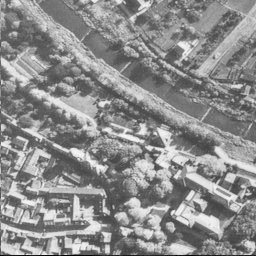
%> input picture Part1/Contents/Images/aerial.tiff, 256 x 256 px
$ octave Askhsh3_both.m   (GNU Octave 9; MATLAB toolbox functions it lacks are replaced by stand-ins)
%> lines starting %> are read from the running program, lines starting %| are printed output that depends on the picture; in (x1, y1, x2, y2) boxes, pixels count from 0 and x2, y2 are one past the last pixel; in counts of white or black regions, pixels touching at a corner belong together; the program's own positions count from 1
### Part1/Contents/Codes/AddSaltNoise.m

    function func = AddSaltNoise(f, p)

        %if Pa == Pb;
        percen=p;
        Prob_den_f=255*percen/100;
        func = f;

        Rmatrix = randi( [0, 255], [size(f,1), size(f,2)]);

        func(Rmatrix <= Prob_den_f/2) = 0;
        func(Rmatrix > Prob_den_f/2 & Rmatrix < Prob_den_f) = 255;

    end

### Part1/Contents/Codes/Med3Filter.m

    function func = Med3Filter(f)
        dimentions = size(f);
        d1 = dimentions(1); %Rows
        d2 = dimentions(2); %Columns
        shadowImg = zeros(d1, d2);

        %Applying mask
        for row = 2:d1 - 1
            for col = 2:d2 - 1

                mask = f(row - 1:row + 1, col - 1: col + 1);
                mask = reshape(mask, 1, 9);
                mask = sort(mask);
                shadowImg(row, col) = mask(5);

            end
        end
        %By default edges of the picture will not be masked
        shadowImg(1, :) = f(1, :);
        shadowImg(d1, :) = f(d1, :);
        shadowImg(:, 1) = f(: , 1);
        shadowImg(:, d2) = f(: , d2);
        func = shadowImg;
    end

### Part1/Contents/Codes/MovAvg3Filter.m

    function func = MovAvg3Filter(f)

        d1 = size(f,1); %Rows
        d2 = size(f,2); %Columns
        shadowImg = zeros(d1, d2);

        %Applying mask
        for row = 2:d1 - 1
            for col = 2:d2 - 1
                mask = f(row - 1:row + 1, col - 1: col + 1);
                shadowImg(row, col) = mean2(mask());
            end
        end
        %By default edges of the picture will not be masked
        shadowImg(1, :) = f(1, :);
        shadowImg(d1, :) = f(d1, :);
        shadowImg(:, 1) = f(: , 1);
        shadowImg(:, d2) = f(: , d2);
        func = shadowImg;
    end

### Part1/Contents/Codes/Askhsh3_both.m
%% Both noises
clear;
f = imread('C:\Users\OrestisDrow\Desktop\ImageProccessing\DIP_MEROS_A\Images\aerial.tiff');
%> f is the input picture: size 256x256 uint8; min 1, max 248, mean 140.5
f1 = imnoise(f,'gaussian', 0, 0.04);
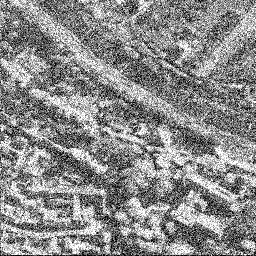
%> f1: size 256x256 uint8; min 0, max 255, mean 139.1
f1 = AddSaltNoise(f1,15);
%> in AddSaltNoise, `func(Rmatrix > Prob_den_f/2 & Rmatrix < Prob_den_f) = 255;`:
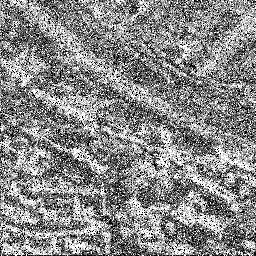
%> func: size 256x256 uint8; min 0, max 255, mean 136.6

f1 = Med3Filter(f1);
%> in Med3Filter, `shadowImg(1, :) = f(1, :);`:
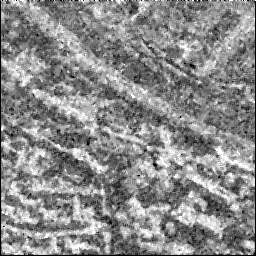
%> shadowImg: size 256x256 double; min 0, max 255, mean 138.2
f1 = uint8(255*mat2gray(f1));

f1 = MovAvg3Filter(f1);
%> after the loop in MovAvg3Filter, `for row = 2:d1 - 1`:
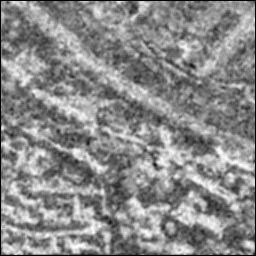
%> shadowImg: size 256x256 double; min 0, max 255, mean 137.6
%> in MovAvg3Filter, `shadowImg(1, :) = f(1, :);`:
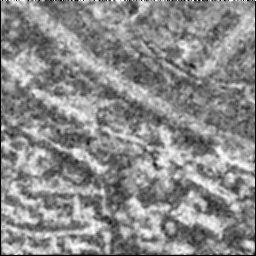
%> shadowImg: size 256x256 double; 0.35% of pixels changed, all inside (x1, y1, x2, y2) = (0, 0, 256, 1)
%> in MovAvg3Filter, `shadowImg(:, d2) = f(: , d2);`:
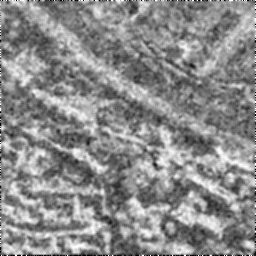
%> shadowImg: size 256x256 double; min 0, max 255, mean 139.4
f1 = uint8(255*mat2gray(f1));

for i = 1:2
f1 = Med3Filter(f1);
f1 = uint8(255*mat2gray(f1));
end


imshow(f1);
noise = double(f1) - double(f);
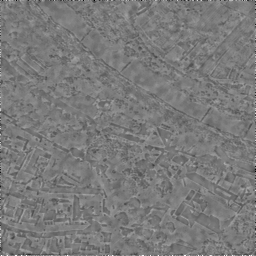
%> noise: size 256x256 double; min -236, max 253, mean -1.2; drawn with min black and max white
SNR = snr(double(f1), noise)
%> SNR = 15.63
